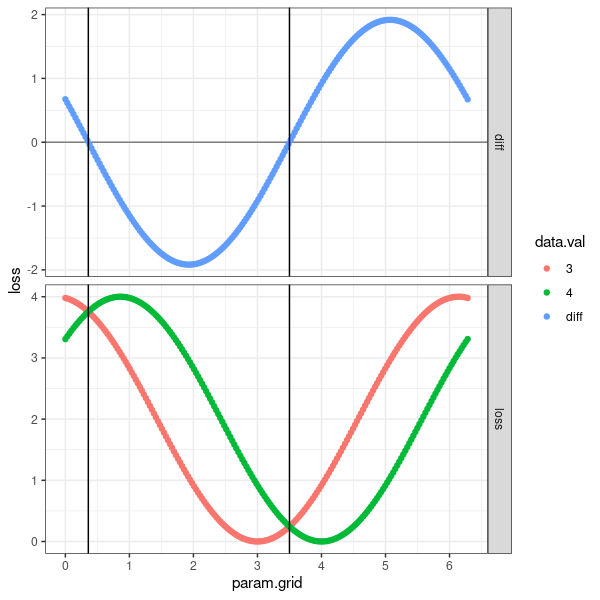

Here is the R script that generated this plot:
library(data.table)
library(ggplot2)
data.vec <- c(3, 4)
param.grid <- seq(0, 2*pi, l=201)
loss.dt.list <- list()
zero.dt.list <- list()
get.zeros_ <- function(constant, sin.coef, cos.coef){
  under.sqrt <- -constant^2+sin.coef^2+cos.coef^2
  if(under.sqrt<1e-6) under.sqrt <- 0
  numerator <- c(1,-1)*sqrt(under.sqrt)-sin.coef
  denominator <- constant-cos.coef
  atan.term <- atan(numerator/denominator)
  int <- 0
  out <- (atan.term+pi*int)*2
  ifelse(out<0, out+2*pi, out)
}
get.zeros <- function(loss.coefs){
  do.call(get.zeros_, as.list(loss.coefs))
}
get.coefs <- function(data.val){
  dx <- sin(data.val)
  dy <- cos(data.val)
  c(2, -2*dx, -2*dy)
}
get.loss_ <- function(param.grid, constant, sin.coef, cos.coef){
  constant+sin.coef*sin(param.grid)+cos.coef*cos(param.grid)
}
get.loss <- function(param.grid, loss.coefs){
  do.call(get.loss_, c(list(param.grid), as.list(loss.coefs)))
}
coef.list <- list()
for(data.i in seq_along(data.vec)){
  data.val <- data.vec[[data.i]]
  loss.coefs <- get.coefs(data.val)
  coef.list[[data.i]] <- loss.coefs
  zero <- get.zeros(loss.coefs)
  loss <- get.loss(param.grid, loss.coefs)
  loss.dt.list[[data.i]] <- data.table(
    data.val,
    param.grid,
    loss)
  zero.dt.list[[data.i]] <- data.table(
    data.val,
    zero)
}
loss.dt <- rbindlist(loss.dt.list)
zero.dt <- rbindlist(zero.dt.list)
ggplot()+
  geom_hline(
    yintercept=0,
    color="grey50")+
  geom_point(aes(
    param.grid, loss),
    data=loss.dt)+
  geom_vline(aes(
    xintercept=zero),
    data=zero.dt,
    color="red")+
  coord_cartesian(xlim=c(0,2*pi))+
  facet_grid(. ~ data.val, labeller=label_both)+
  theme_bw()

diff.coefs <- coef.list[[1]]-coef.list[[2]]
diff.dt <- data.table(
  param.grid,
  loss=get.loss(param.grid, diff.coefs))
ggplot()+
  geom_hline(
    yintercept=0,
    color="grey50")+
  geom_point(aes(
    param.grid, loss),
    data=diff.dt)+
  coord_cartesian(xlim=c(0,2*pi))+
  theme_bw()

both.dt <- rbind(
  diff.dt[, .(y="diff", data.val="diff", param.grid, loss)],
  data.table(y="loss", loss.dt))
diff.zeros <- data.table(
  zero=get.zeros(diff.coefs))
gg <- ggplot()+
  geom_hline(aes(
    yintercept=yintercept),
    data=data.table(yintercept=0, y="diff"),
    color="grey50")+
  geom_point(aes(
    param.grid, loss, color=data.val),
    data=both.dt)+
  geom_vline(aes(
    xintercept=zero),
    data=diff.zeros)+
  coord_cartesian(xlim=c(0,2*pi))+
  scale_x_continuous(breaks=seq(0, 10))+
  facet_grid(y ~ ., scales="free")+
  theme_bw()
png("figure-roots-sin-cos.png", width=6, height=6, units="in", res=100)
print(gg)
dev.off()
